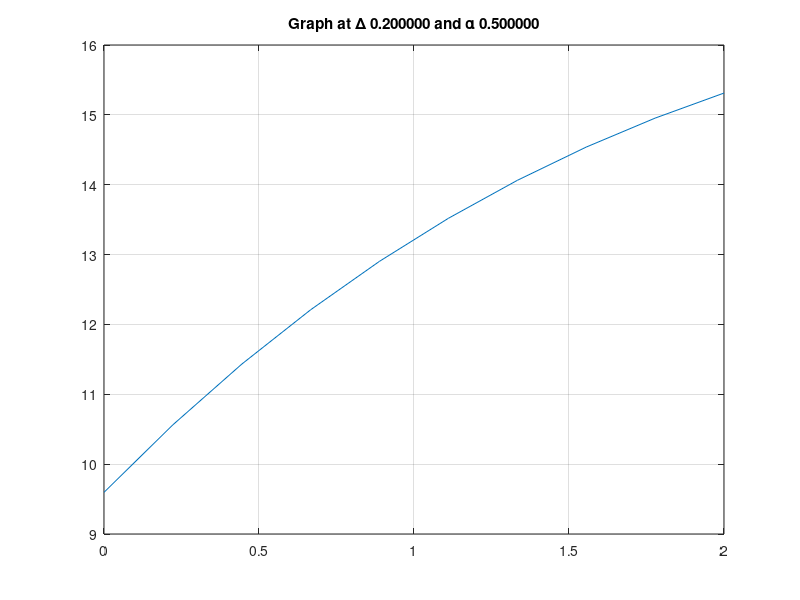

This chart was generated by the following MATLAB code:
clc;
clear;
alpha = 0.5;
mu = 0.2;
Sigma_T = 1;
Sigma_S = 0.9;
Qe = 1;
delta = .2;

x_i = 0;
x_f = 2;
n = (x_f-x_i)/delta;

x_forward = linspace(x_i,x_f,n);

Psi_half = zeros(1,n);
Psi_half(1) = 2;

Psi = zeros(1,n);
S = zeros(1,n);
S_prev = zeros(1,n);
Psi_reverse = zeros(1,n);

RelativeError = 1;

while RelativeError > 1e-4
    
    for i = 1:length(Psi)
        S(i) = Sigma_S * Psi(i) + Qe;
        Psi(i) = ( S(i) + (2*abs(mu)*Psi_half(i))/((1+alpha)*delta) ) / ( Sigma_T + ( (2*abs(mu)) / ((1+alpha)*delta) ) );
        Psi_half(i+1) = ( (2*Psi(i)) / (1+alpha) ) - ( ( (1-alpha)/(1+alpha) ) * Psi_half(i));
    end
    
    Psi_half_reverse = fliplr(Psi_half);    
    S_reverse = fliplr(S);
    
    for i = 1:length(Psi_reverse)
        S_reverse(i) = Sigma_S * Psi_reverse(i) + Qe;
        Psi_reverse(i) = ( S_reverse(i) + (2*abs(mu)*Psi_half_reverse(i))/((1-alpha)*delta) ) / ( Sigma_T + ( (2*abs(mu)) / ((1-alpha)*delta) ) );
        Psi_half_reverse(i+1) = ( (2*Psi_reverse(i)) / (1-alpha) ) - ( ( (1+alpha)/(1-alpha) ) * Psi_half_reverse(i));
    end
    
    
    Diff = abs(S_prev - S);
    AE = 0;
    for i = 1:length(Diff)
        AE = AE + (Diff(i))^2;
    end
    AbsoluteError = sqrt(AE);
    
    Denominator = 0;
    for i = 1:length(S)
        Denominator = Denominator + (S(i))^2;
    end
    Den = sqrt(Denominator);
    
    RelativeError = AbsoluteError/Denominator;
    S_prev = S;
end
Psi = Psi + Psi_reverse;
figure
plot(x_forward, Psi)
str = sprintf('Graph at \\Delta %f and \\alpha %f', delta, alpha);
grid on
title(str);
